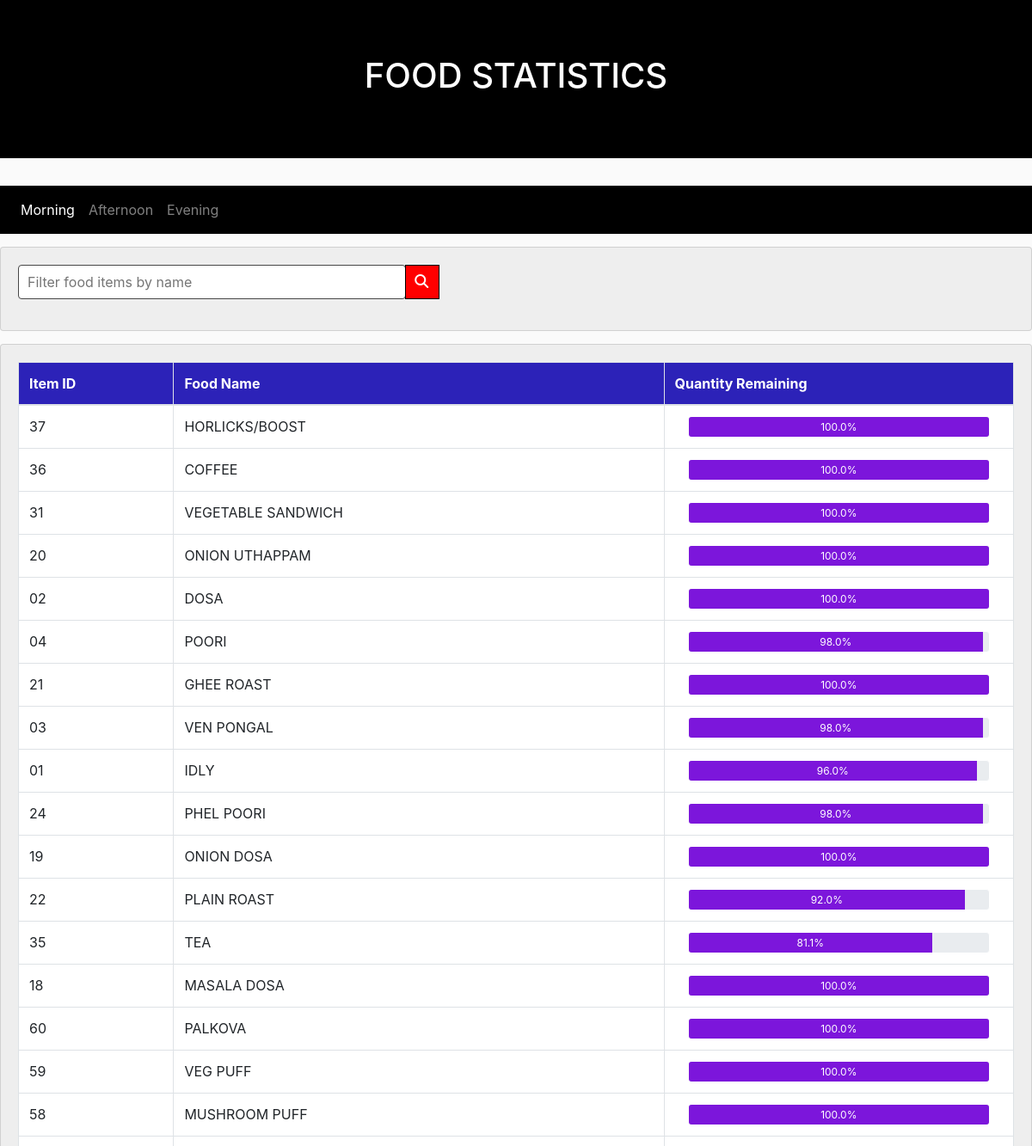
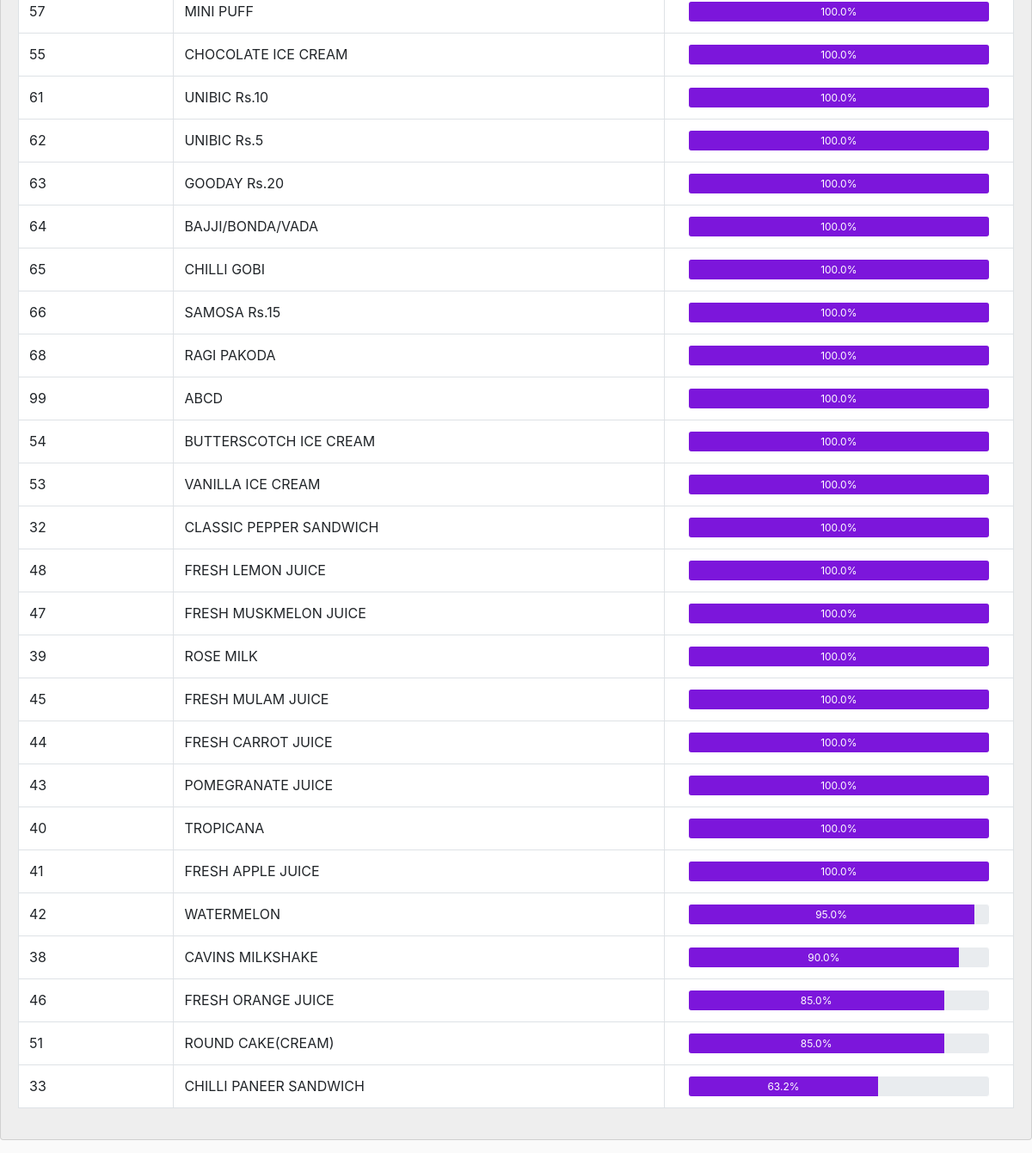
Screenshot of /admin/morning.php?cid=C1 with the database file from the repository (2 pictures, top to bottom).
### tables this page shows
CREATE TABLE `food` (
  `food_id` char(2) NOT NULL,
  `food_name` varchar(150) NOT NULL,
  `food_price` tinyint(3) DEFAULT NULL,
  `initial_qty` tinyint(3) DEFAULT NULL,
  `food_qty` tinyint(3) DEFAULT 0,
  `food_img` varchar(60) DEFAULT NULL,
  `food_status` tinyint(1) DEFAULT 0,
  `session` char(2) NOT NULL,
  `canteen_id` char(2) NOT NULL
);

### admin/morning.php (the view, shortened to what this page needs)
<?php
  include "serverconnect.php";
  $cid=mysqli_real_escape_string($connect,$_GET['cid']);
?>
<!DOCTYPE html>
<html lang="en">
<head>
    <link rel="stylesheet" href="https://maxcdn.bootstrapcdn.com/bootstrap/4.4.1/css/bootstrap.min.css">
</head>
<body>
<div class="jumbotron jumbotron-fluid jcolor">
    <div class="container">
      <h1 class="text-center">FOOD STATISTICS</h1>
    </div>
  </div>
   <nav class="navbar navbar-expand-sm navbar1 navbar-dark ">
    <ul class="navbar-nav">
      <li class="nav-item active">
      <a class="nav-link" href="#">Morning</a>
      </li>
      <li class="nav-item">
        <a class="nav-link" href="noon.php?cid=<?php echo $cid; ?>">Afternoon</a>
      </li>
      <li class="nav-item">
        <a class="nav-link" href="evening.php?cid=<?php echo $cid; ?>">Evening</a>
      </li>
    </ul>
  </nav>
  <div class="card card1">
    <div class="card-body">
       <div class="row">
           <div class="col-sm-6">
            <div class="input-group mb-3">
                <input  id="search"  class="form1" onkeyup="show(this.value)"   placeholder="Filter food items by name">
                <div class="input-group-append">
                <i class="fas fa-search icon1"></i>
                </div>
              </div>
           </div>
        </div>
   </div>
</div>
<div id="t1">
<?php
  $sql = "SELECT * FROM food where session='FN' and canteen_id='$cid' ORDER BY food_qty DESC";
  $result = mysqli_query($connect, $sql);
  ?>
  <div class="card card1">
    <div class="card-body">
        <table class="table table-bordered">
            <thead>
            <tr>
              <th class="hcol">Item ID</th>
              <th class="hcol">Food Name</th>
              <th  class="hcol">Quantity Remaining</th>
           </tr>
           </thead>
           <tbody>
<?php
  if (mysqli_num_rows($result) > 0){
  while($row = mysqli_fetch_array($result)) {
    $percent=($row['food_qty']/$row['initial_qty'])*100;
   $percent=number_format($percent, 1);
  ?>
    <tr>
             <td><?php echo $row['food_id'];?></td>
             <td><?php echo $row['food_name'];?></td>
             <td>
              <div class="container ">
                <div class="progress progress1">
                  <div class="progress-bar pbar " role="progressbar" aria-valuenow="<?php echo $percent;?>" aria-valuemin="0" aria-valuemax="100" style="width:<?php echo $percent.'%';?>">
                   <?php echo $percent.'%';?>
                  </div>
                </div>
              </div>
              </td>
      </tr>
   <?php
        }
      }
    ?>
</div>
</body>
</html>

### admin/morning.php (style rules this page uses)
.jcolor { background-color:black; color: rgb(255, 255, 255); }
body { background-color: rgb(250, 250, 250); }
.card1 { background-color:rgb(238, 238, 238); color: rgb(32, 30, 30); margin-top:15px; margin-bottom: 15px; }
.navbar1 { background-color:black; }
.hcol { background-color: rgba(35, 25, 182, 0.952); color:white; }
.pbar { background-color: rgba(119, 12, 219, 0.952); }
.progress1 { border: 1px solid rgb(255, 255, 255); height:25px; }
td { background-color: rgb(255, 255, 255); }
.icon1 { border:1px solid black; padding:10px; width:40px; color:white; background-color:red; }
.form1 { display: block; width: 80%; height:40px; padding: 10px ; font-weight: 400; color: black; background-color: rgb(255, 255, 255); background-clip: padding-box; border: 1px solid rgb(71,71,71); border-radius: 4px; }

### rows the page displays
food: food "37", food_name "HORLICKS/BOOST", percent "100.0"
food: food "36", food_name "COFFEE", percent "100.0"
food: food "31", food_name "VEGETABLE SANDWICH", percent "100.0"
food: food "20", food_name "ONION UTHAPPAM", percent "100.0"
food: food "02", food_name "DOSA", percent "100.0"
food: food "04", food_name "POORI", percent "98.0"
food: food "21", food_name "GHEE ROAST", percent "100.0"
food: food "03", food_name "VEN PONGAL", percent "98.0"
food: food "01", food_name "IDLY", percent "96.0"
food: food "24", food_name "PHEL POORI", percent "98.0"
food: food "19", food_name "ONION DOSA", percent "100.0"
food: food "22", food_name "PLAIN ROAST", percent "92.0"
food: food "35", food_name "TEA", percent "81.1"
food: food "18", food_name "MASALA DOSA", percent "100.0"
food: food "60", food_name "PALKOVA", percent "100.0"
food: food "59", food_name "VEG PUFF", percent "100.0"
food: food "58", food_name "MUSHROOM PUFF", percent "100.0"
food: food "57", food_name "MINI PUFF", percent "100.0"
food: food "55", food_name "CHOCOLATE ICE CREAM", percent "100.0"
food: food "61", food_name "UNIBIC Rs.10", percent "100.0"
food: food "62", food_name "UNIBIC Rs.5", percent "100.0"
food: food "63", food_name "GOODAY Rs.20", percent "100.0"
food: food "64", food_name "BAJJI/BONDA/VADA", percent "100.0"
food: food "65", food_name "CHILLI GOBI", percent "100.0"
food: food "66", food_name "SAMOSA Rs.15", percent "100.0"
food: food "68", food_name "RAGI PAKODA", percent "100.0"
food: food "99", food_name "ABCD", percent "100.0"
food: food "54", food_name "BUTTERSCOTCH ICE CREAM", percent "100.0"
food: food "53", food_name "VANILLA ICE CREAM", percent "100.0"
food: food "32", food_name "CLASSIC PEPPER SANDWICH", percent "100.0"
food: food "48", food_name "FRESH LEMON JUICE", percent "100.0"
food: food "47", food_name "FRESH MUSKMELON JUICE", percent "100.0"
food: food "39", food_name "ROSE MILK", percent "100.0"
food: food "45", food_name "FRESH MULAM JUICE", percent "100.0"
food: food "44", food_name "FRESH CARROT JUICE", percent "100.0"
food: food "43", food_name "POMEGRANATE JUICE", percent "100.0"
food: food "40", food_name "TROPICANA", percent "100.0"
food: food "41", food_name "FRESH APPLE JUICE", percent "100.0"
food: food "42", food_name "WATERMELON", percent "95.0"
food: food "38", food_name "CAVINS MILKSHAKE", percent "90.0"
food: food "46", food_name "FRESH ORANGE JUICE", percent "85.0"
food: food "51", food_name "ROUND CAKE(CREAM)", percent "85.0"
food: food "33", food_name "CHILLI PANEER SANDWICH", percent "63.2"
